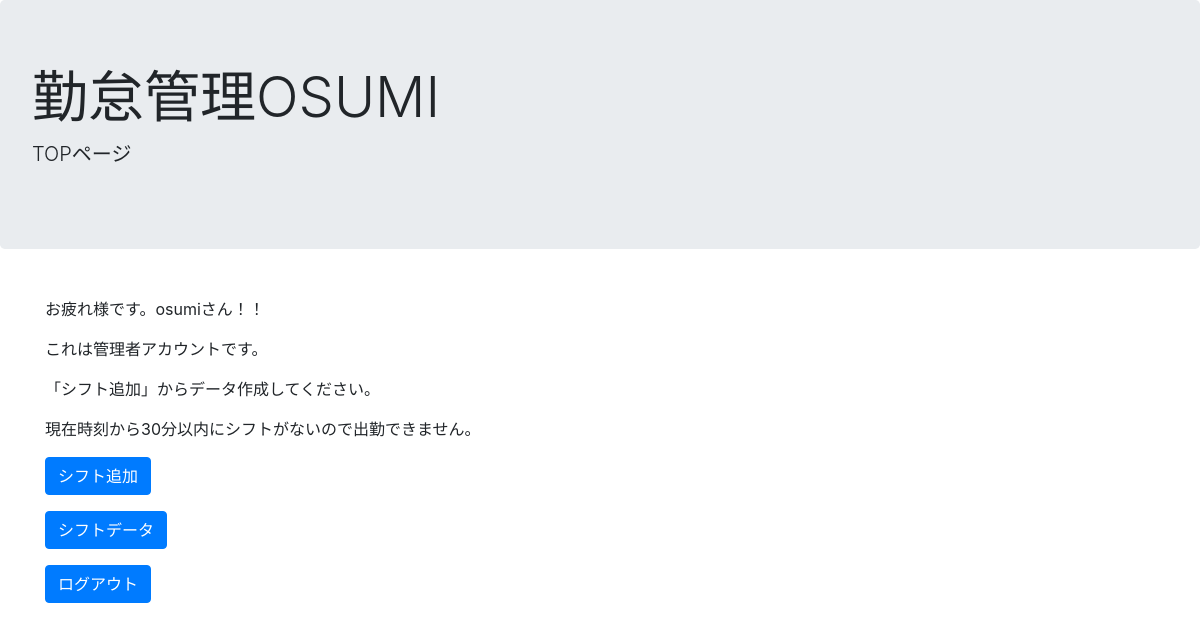
The page /attendance2/ (signed in) on the database as committed earlier.
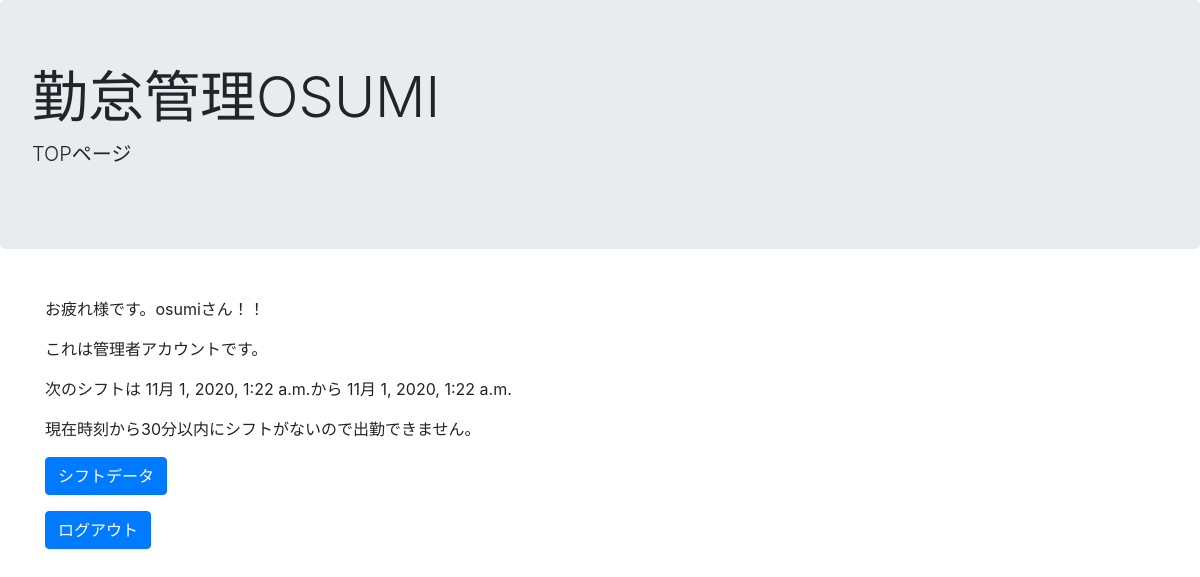
The same page on the database as committed later.
### attendance2/models.py (models this page shows, shortened)
class Attendance(models.Model):
    user = models.ForeignKey(CustomUser, blank=False, null=False,on_delete=models.CASCADE, verbose_name="スタッフ名")
    scheduled_attend_time = models.DateTimeField(blank=False, null=False,verbose_name="出勤予定時刻")
    scheduled_leave_time = models.DateTimeField(blank=False, null=False,verbose_name="退勤予定時刻")
    attend_time = models.DateTimeField(blank=True, null=True, verbose_name="出勤時刻")
    leave_time = models.DateTimeField(blank=True, null=True, verbose_name="退勤時刻")
    work_time=models.DurationField(default=timedelta(), verbose_name="労働時間")
    remarks = models.TextField(blank=True, null=True, verbose_name="備考欄")

### attendance2/views.py (the view, shortened to what this page needs)
# urls.py: path('', views.home, name='home'),#TOPページ
def home(request):#TOPページ
    from .models import Attendance
    params = {'message': str(request.user)}
    if Attendance.objects.filter(Q(user=request.user),Q(scheduled_attend_time__lt=datetime.now()+timedelta(minutes=30)),Q(scheduled_leave_time__gt=datetime.now()),Q(attend_time=None),Q(leave_time=None)).exists():
        if Attendance.objects.filter(Q(user=request.user),Q(scheduled_leave_time__gt=datetime.now()),Q(attend_time=None)|Q(leave_time=None)).exists():
            data=Attendance.objects.filter(Q(user=request.user),Q(scheduled_leave_time__gt=datetime.now()),Q(attend_time=None)|Q(leave_time=None)).earliest('scheduled_attend_time')
            params = {  'message': request.user,#アカウントユーザー名表示
                        'attend_flag':True,#出勤ボタン表示flag
                        'leave_flag':False,#退勤ボタン表示flag
                        'data_flag':True,#データ存在flag
                        'data':data#次のシフト表示
                    }
        else:
            params = {  'message': request.user,
                        'attend_flag':True,
                        'leave_flag':False,
                        'data_flag':False
                    }
    elif Attendance.objects.filter(user=request.user,scheduled_leave_time__gt=datetime.now()).exists():
        if Attendance.objects.filter(Q(user=request.user),Q(scheduled_leave_time__gt=datetime.now()),Q(attend_time=None)|Q(leave_time=None)).exists():
            data=Attendance.objects.filter(Q(user=request.user),Q(scheduled_leave_time__gt=datetime.now()),Q(attend_time=None)|Q(leave_time=None)).earliest('scheduled_attend_time')
            params = {  'message': request.user,
                        'attend_flag':False,
                        'leave_flag':False,
                        'data_flag':True,
                        'data':data
                    }
        else:
            params = {  'message': request.user,
                        'attend_flag':False,
                        'leave_flag':False,
                        'data_flag':False
                    }
    else:
        params = {  'message': request.user,
                    'attend_flag':False,
                    'leave_flag':False,
                    'data_flag':False
                }
    return render(request, 'attendance2/home.html',params)

### attendance2/templates/attendance2/home.html (shortened to what this page needs)
<!doctype html>
<html lang="ja">
  <head>
    <link rel="stylesheet" href="https://stackpath.bootstrapcdn.com/bootstrap/4.5.0/css/bootstrap.min.css">
  </head>
  <body>
  </body>
</html>
<!DOCTYPE html>
<html>
    <div class="jumbotron">
        <h1 class='display-4'>勤怠管理OSUMI</h1>
        <p class='lead'>TOPページ</p>
    </div>
    <div class="py-3">
        <div class="container">
            <p>お疲れ様です。{{ message }}さん！！<p />
            {% if request.user.authority == '管理者'%}
                これは管理者アカウントです。
            {% elif request.user.authority == '一般人' %}
                これは一般ユーザーアカウントです。
            {% else %}
                このアカウントはログインしていません。
            {% endif %}
            <p />
            {% if data_flag and attend_flag == False and leave_flag ==　False　%}
                次のシフトは
                {{data.scheduled_attend_time}}から
                {{data.scheduled_leave_time}}<p />
            {% elif data_flag %}
                現在のシフトは
                {{data.scheduled_attend_time}}から
                {{data.scheduled_leave_time}}<p />
            {% else %}
                「シフト追加」からデータ作成してください。<p />
            {% endif %}
            {% if attend_flag == False and leave_flag　== False %}
                現在時刻から30分以内にシフトがないので出勤できません。<p />
            {% elif attend_flag == True %}
                出勤できます。出勤ボタンを押してください。<p />
            {% elif leave_flag == True %}
                退勤できます。退勤ボタンを押してください。<p />
            {% endif %}
            {% if data_flag == False and request.user.authority == '管理者'%}
                <a href='shift_addition_menu' class='btn btn-primary'>シフト追加</a><p />
            {% endif %}
            <a href='list' class='btn btn-primary'>シフトデータ</a><p />
            <a href='../myapp' class='btn btn-primary'>ログアウト</a><p />
</html>

Rows that differ between the two databases and show on the page:
added Attendance: scheduled_attend_time "11月 1, 2020, 1:22 a.m.", scheduled_leave_time "11月 1, 2020, 1:22 a.m."
Other text that changed with them:
text no longer shown: "「シフト追加」からデータ作成してください。 シフト追加"
text now shown: "次のシフトは から"
